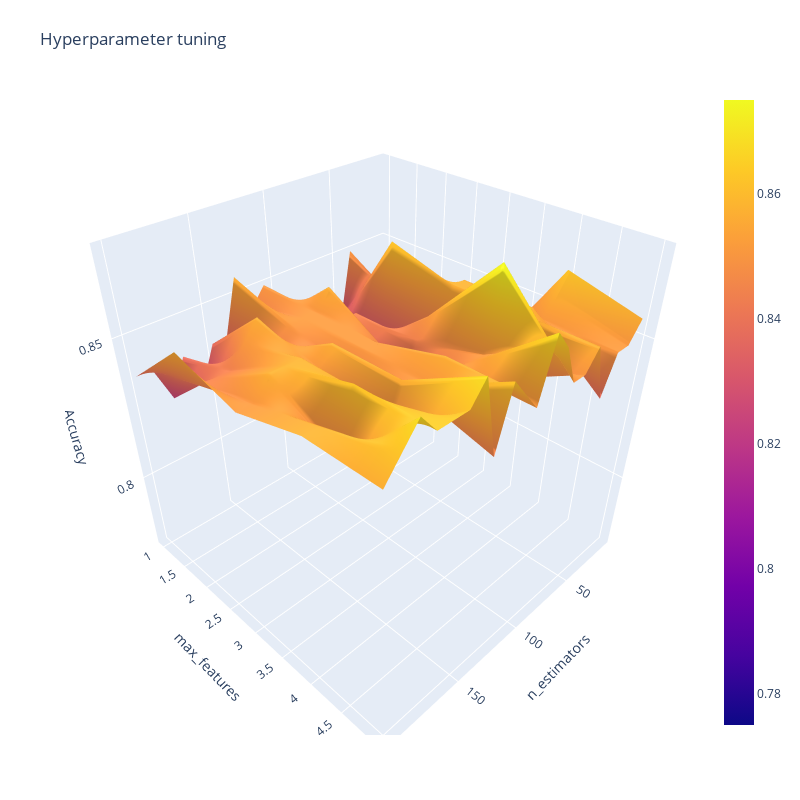

The notebook cell saved with this chart:
### Markdown cell above
# **3D Surface Plot**

Let's add an extra dimension to the plot and we now have a 3D surface plot. The cool thing about this plot is that you can rotate the graph.

### Code cell
import plotly.graph_objects as go


fig = go.Figure(data= [go.Surface(z=z, y=y, x=x)], layout=layout )
fig.update_layout(title='Hyperparameter tuning',
                  scene = dict(
                    xaxis_title='n_estimators',
                    yaxis_title='max_features',
                    zaxis_title='Accuracy'),
                  autosize=False,
                  width=800, height=800,
                  margin=dict(l=65, r=50, b=65, t=90))
fig.show()

### Figure 1 — Plotly figure (JSON) as saved in the notebook; plotly's stock layout.template omitted (floating-point values rounded to 4 significant figures)
{"data": [{"x": [10, 20, 30, 40, 50, 60, 70, 80, 90, 100, 110, 120, 130, 140, 150, 160, 170, 180, 190, 200], "y": [1, 2, 3, 4, 5], "z": [[0.8187, 0.7875, 0.775, 0.85, 0.825, 0.8313, 0.8375, 0.8187, 0.825, 0.8375, 0.85, 0.8438, 0.8562, 0.8375, 0.8375, 0.825, 0.8375, 0.825, 0.8375, 0.8375], [0.8063, 0.8375, 0.8187, 0.8375, 0.8625, 0.8313, 0.8313, 0.8438, 0.8438, 0.8562, 0.85, 0.85, 0.85, 0.8438, 0.8562, 0.85, 0.8438, 0.8438, 0.8438, 0.8562], [0.825, 0.8313, 0.825, 0.8562, 0.8562, 0.8438, 0.85, 0.8438, 0.8313, 0.8438, 0.85, 0.85, 0.8438, 0.8562, 0.85, 0.8562, 0.8562, 0.8562, 0.85, 0.85], [0.8625, 0.8562, 0.85, 0.8562, 0.8562, 0.8375, 0.875, 0.85, 0.85, 0.85, 0.8562, 0.85, 0.85, 0.8562, 0.8438, 0.8562, 0.8625, 0.8438, 0.8562, 0.8562], [0.8562, 0.85, 0.85, 0.8375, 0.8562, 0.85, 0.85, 0.8625, 0.8688, 0.85, 0.8562, 0.8625, 0.8438, 0.8688, 0.8625, 0.8625, 0.8625, 0.8688, 0.8625, 0.8562]], "type": "surface"}], "layout": {"xaxis": {"title": {"text": "n_estimators"}}, "yaxis": {"title": {"text": "max_features"}}, "margin": {"l": 65, "r": 50, "b": 65, "t": 90}, "title": {"text": "Hyperparameter tuning"}, "scene": {"xaxis": {"title": {"text": "n_estimators"}}, "yaxis": {"title": {"text": "max_features"}}, "zaxis": {"title": {"text": "Accuracy"}}}, "autosize": false, "width": 800, "height": 800}}
